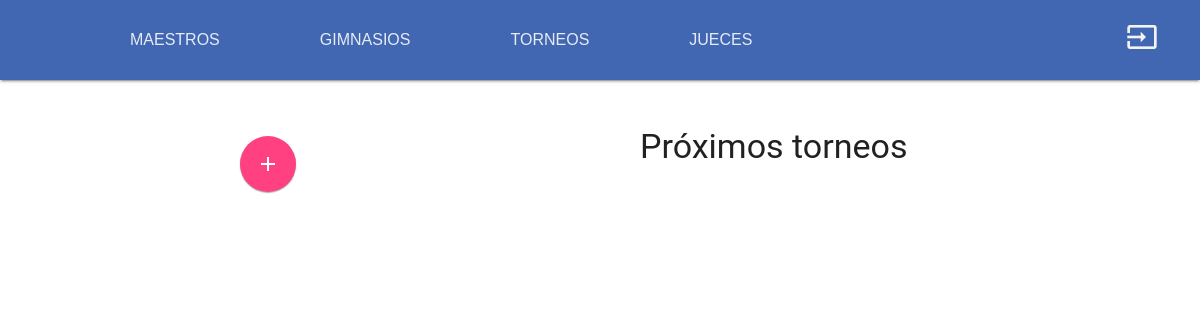
/pages/admn-torneos.php, run on an earlier commit of the app's database.
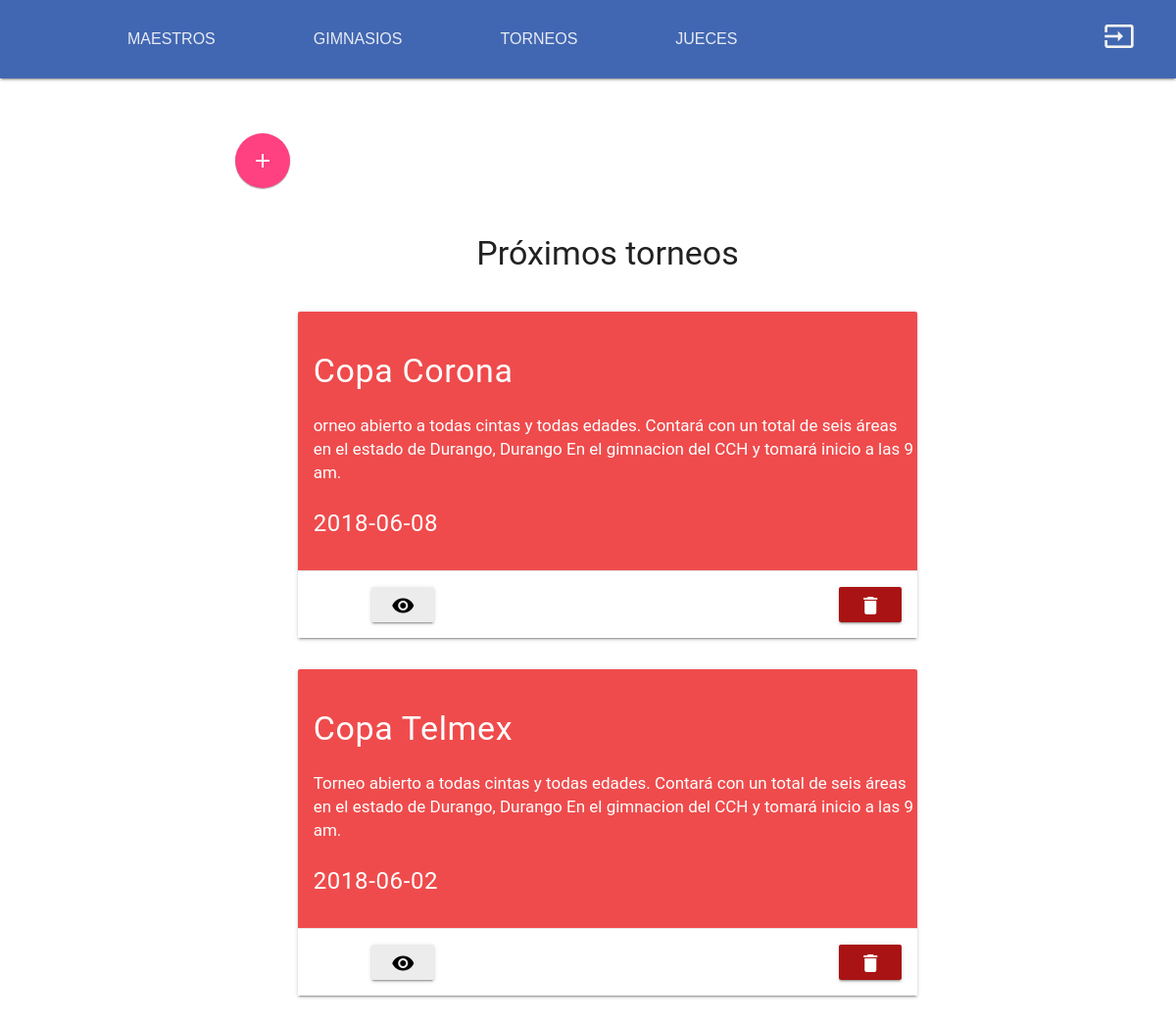
And on a later commit of the database.
### tables this page shows
CREATE TABLE `torneos` (
  `ID_TORNEO` int(10) NOT NULL,
  `NOMBRE` varchar(200) NOT NULL,
  `DESCRIPCION` varchar(1000) NOT NULL,
  `HORA` time(6) DEFAULT NULL,
  `FECHA` date NOT NULL
);

### pages/admn-torneos.php (the view, shortened to what this page needs)
<?php
$servidor = "localhost";
$usuario = "root";
$contra = "";
$bd = "taektwondo";
$conexion = new mysqli($servidor, $usuario, $contra, $bd);
$conexion->set_charset("utf8");
?>
<!DOCTYPE html>
<html lang="en">
<head>
    <link rel="stylesheet" href="../assets/css/material.indigo-pink.min.css">
    <link rel="stylesheet" href="../assets/scss/style.scss">
</head>
<body>
    <div class="mdl-layout mdl-js-layout mdl-layout--fixed-header">
        <header class="mdl-layout__header">
            <div class="mdl-layout__header-row">
                <div class="mdl-navigation mdl-layout">
                    <a class="mdl-navigation__link mdl-js-ripple-effect" href="admn-profesores.php">
                        MAESTROS
                    </a>
                    <a class="mdl-navigation__link" href="admn-gimnasios.php">
                        GIMNASIOS
                    </a>
                    <a class="mdl-navigation__link" href="">
                        TORNEOS
                    </a>
                    <a class="mdl-navigation__link" href="admn-jueces.php">
                        JUECES
                    </a>
                </div>
                <a class="mdl__link" href="index.html">
                    <i class="material-icons md-32">input</i>
                </a>
            </div>
        </header>
        <div class="mdl-cell--12-col mdl-grid">
            <div class="mdl-cell mdl-cell--3-col" style="text-align: right;">
                <br>
                <br>
                <button id="tt3" class="mdl-button mdl-js-button mdl-button--fab mdl-js-ripple-effect mdl-button--colored" onclick="location='admn-agregar-torneo.html'">
                    <i class="material-icons">add</i>
                </button>
            </div>
            <div class="mdl-cell mdl-cell--3-col" style="text-align: right;">
            </div>
            <ul>
                <h3 class="mdl-list__item-primary-content" style="text-align: center;">Próximos torneos</h3>
            <?php foreach ($conexion->query('SELECT nombre, descripcion, fecha, id_torneo FROM TORNEOS ORDER BY FECHA DESC') as $row){  ?>
                <li class="mdl-list__item">
<section class="section--center mdl-grid mdl-grid--no-spacing mdl-shadow--2dp mdl-cell--7-col">
    <div class="mdl-card mdl-cell mdl-cell--12-col-desktop mdl-cell--6-col-tablet mdl-cell--4-col-phone">
        <div class="mdl-card__supporting-text mdl-cell--12-col">
            <h3><?php echo $row['nombre'] ?></h3>
            <p><?php echo $row['descripcion'] ?>
            </p>
            <h4><?php echo $row['fecha'] ?></h4>
        </div>
        <div class="mdl-card__actions mdl-card--border">
            <div class="mdl-card__actions" style="text-align: right;">
                <button class="mdl-button mdl-js-button mdl-button--raised mdl-button--coloredCyan mdl-js-ripple-effect mdl-checkbox__input aling-rights"
                    style="left:-68%;" onclick="location='admn-torneos-categorias.html'">
                    <i class="material-icons">visibility</i>
                </button>
                <a href="../assets/php/admn-delete-torneo.php?id='+<?php echo $row['id_torneo'] ?>'" ><button class="mdl-button mdl-js-button mdl-button--raised mdl-button--coloredRed mdl-js-ripple-effect mdl-checkbox__input aling-rights">
                    <i class="material-icons">delete</i>
                </button></a>
            </div>
        </div>
    </div>
</section>
</li>
<?php
                    }
                ?>
            </ul>
        </div>
    </div>
</body>
</html>

What changed in the data, as far as the page shows it:
added torneos: NOMBRE "Copa Corona", DESCRIPCION "orneo abierto a todas cintas y todas edades. Contará con un total de seis áreas en el estado de Durango, Durango En el gimnacion del CCH y tomará inicio a las 9 am.", FECHA "2018-06-08"
added torneos: NOMBRE "Copa Telmex", DESCRIPCION "Torneo abierto a todas cintas y todas edades. Contará con un total de seis áreas en el estado de Durango, Durango En el gimnacion del CCH y tomará inicio a las 9 am.", FECHA "2018-06-02"
